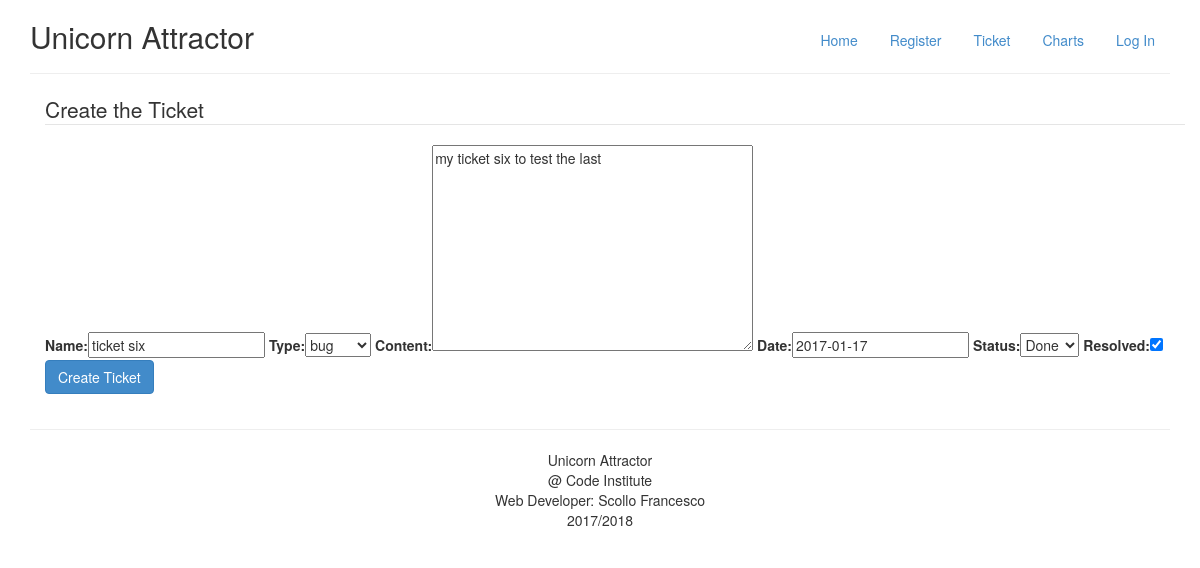
Page /52edit/ on the committed database.
### ticket/models.py (models this page shows, shortened)
class Ticket(models.Model):
    name = models.CharField(max_length=254)
    type = models.CharField(max_length=254,choices=TYPE_CHOICES, default=TYPE_CHOICES)
    content = models.TextField()
    date = models.DateField(_("Date"), default=datetime.date.today)
    status = models.CharField(max_length=254, choices=STAT, default=STAT)
    resolved = models.BooleanField(default=False)

### ticket/views.py (the view)
# urls.py: url(r'^(?P<id>\d+)edit/$', ticket_views.edit_ticket, name='edit'),
def edit_ticket(request, id):
    post = get_object_or_404(Ticket, pk=id)
    if request.method == "POST":
        form = CreateTicketForm(request.POST, request.FILES, instance=post)
        if form.is_valid():
            post = form.save(commit=False)
            post.date = timezone.now()
            post.save()
            return render(request, ticket_detail, post.pk)
    else:
        form = CreateTicketForm(instance=post)
    return render(request, 'list/add_forms.html', {'form': form})

### ticket/forms.py
class CreateTicketForm(forms.ModelForm):
    class Meta:
        model = models.Ticket
        fields = "__all__"

### templates/list/add_forms.html (shortened to what this page needs)
{% extends "base.html" %}
{% load bootstrap_tags %}
{% block content %}
    <form role="form" method="post" action="{% url 'create_ticket' %}">
        <legend>Create the Ticket</legend>
        {{ form| as_bootstrap }}
        <div class="form-group">
            <button type="submit" class="btn btn-primary">Create Ticket</button>
        </div>
    </form>
{% endblock %}

### rows in the picture
Ticket: name "ticket six", type "bug", content "my ticket six to test the last", date "2017-01-17", status "Done", resolved "☑"
